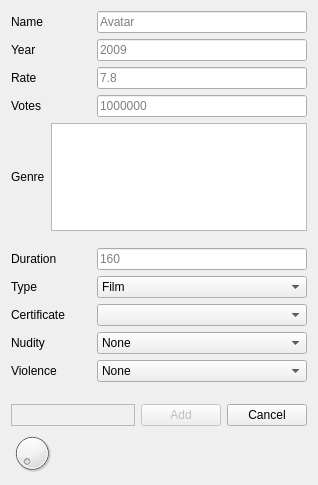
<?xml version="1.0" encoding="UTF-8"?>
<ui version="4.0">
 <class>AddFilmWidget</class>
 <widget class="QWidget" name="AddFilmWidget">
  <property name="geometry">
   <rect>
    <x>0</x>
    <y>0</y>
    <width>315</width>
    <height>485</height>
   </rect>
  </property>
  <property name="windowTitle">
   <string>Add film</string>
  </property>
  <layout class="QVBoxLayout" name="verticalLayout">
   <item>
    <layout class="QVBoxLayout" name="verticalLayout_2">
     <item>
      <layout class="QHBoxLayout" name="horizontalLayout_3">
       <property name="topMargin">
        <number>0</number>
       </property>
       <item>
        <widget class="QLabel" name="label_5">
         <property name="maximumSize">
          <size>
           <width>80</width>
           <height>16777215</height>
          </size>
         </property>
         <property name="text">
          <string>Name</string>
         </property>
        </widget>
       </item>
       <item>
        <widget class="QLineEdit" name="nameEdit">
         <property name="sizePolicy">
          <sizepolicy hsizetype="Preferred" vsizetype="Fixed">
           <horstretch>0</horstretch>
           <verstretch>0</verstretch>
          </sizepolicy>
         </property>
         <property name="text">
          <string/>
         </property>
         <property name="placeholderText">
          <string>Avatar</string>
         </property>
        </widget>
       </item>
      </layout>
     </item>
     <item>
      <layout class="QHBoxLayout" name="horizontalLayout_4">
       <property name="topMargin">
        <number>0</number>
       </property>
       <item>
        <widget class="QLabel" name="label_4">
         <property name="maximumSize">
          <size>
           <width>80</width>
           <height>16777215</height>
          </size>
         </property>
         <property name="text">
          <string>Year</string>
         </property>
        </widget>
       </item>
       <item>
        <widget class="QLineEdit" name="yearEdit">
         <property name="sizePolicy">
          <sizepolicy hsizetype="Preferred" vsizetype="Fixed">
           <horstretch>0</horstretch>
           <verstretch>0</verstretch>
          </sizepolicy>
         </property>
         <property name="placeholderText">
          <string>2009</string>
         </property>
        </widget>
       </item>
      </layout>
     </item>
     <item>
      <layout class="QHBoxLayout" name="horizontalLayout_5">
       <property name="topMargin">
        <number>0</number>
       </property>
       <item>
        <widget class="QLabel" name="label_3">
         <property name="maximumSize">
          <size>
           <width>80</width>
           <height>16777215</height>
          </size>
         </property>
         <property name="text">
          <string>Rate</string>
         </property>
        </widget>
       </item>
       <item>
        <widget class="QLineEdit" name="rateEdit">
         <property name="sizePolicy">
          <sizepolicy hsizetype="Preferred" vsizetype="Fixed">
           <horstretch>0</horstretch>
           <verstretch>0</verstretch>
          </sizepolicy>
         </property>
         <property name="placeholderText">
          <string>7.8</string>
         </property>
        </widget>
       </item>
      </layout>
     </item>
     <item>
      <layout class="QHBoxLayout" name="horizontalLayout_6">
       <property name="topMargin">
        <number>0</number>
       </property>
       <item>
        <widget class="QLabel" name="label_2">
         <property name="maximumSize">
          <size>
           <width>80</width>
           <height>16777215</height>
          </size>
         </property>
         <property name="text">
          <string>Votes</string>
         </property>
        </widget>
       </item>
       <item>
        <widget class="QLineEdit" name="votesEdit">
         <property name="sizePolicy">
          <sizepolicy hsizetype="Preferred" vsizetype="Fixed">
           <horstretch>0</horstretch>
           <verstretch>0</verstretch>
          </sizepolicy>
         </property>
         <property name="placeholderText">
          <string>1000000</string>
         </property>
        </widget>
       </item>
      </layout>
     </item>
     <item>
      <layout class="QHBoxLayout" name="horizontalLayout_7" stretch="2,5">
       <property name="sizeConstraint">
        <enum>QLayout::SetDefaultConstraint</enum>
       </property>
       <item>
        <widget class="QLabel" name="label_6">
         <property name="sizePolicy">
          <sizepolicy hsizetype="Preferred" vsizetype="Minimum">
           <horstretch>0</horstretch>
           <verstretch>0</verstretch>
          </sizepolicy>
         </property>
         <property name="maximumSize">
          <size>
           <width>80</width>
           <height>16777215</height>
          </size>
         </property>
         <property name="text">
          <string>Genre</string>
         </property>
        </widget>
       </item>
       <item>
        <widget class="QListWidget" name="genreListWidget">
         <property name="sizePolicy">
          <sizepolicy hsizetype="Minimum" vsizetype="Expanding">
           <horstretch>0</horstretch>
           <verstretch>0</verstretch>
          </sizepolicy>
         </property>
         <property name="maximumSize">
          <size>
           <width>1212412</width>
           <height>16777215</height>
          </size>
         </property>
         <property name="layoutMode">
          <enum>QListView::SinglePass</enum>
         </property>
         <property name="viewMode">
          <enum>QListView::ListMode</enum>
         </property>
         <property name="selectionRectVisible">
          <bool>true</bool>
         </property>
        </widget>
       </item>
      </layout>
     </item>
     <item>
      <layout class="QHBoxLayout" name="horizontalLayout_8">
       <property name="topMargin">
        <number>11</number>
       </property>
       <item>
        <widget class="QLabel" name="label_8">
         <property name="maximumSize">
          <size>
           <width>80</width>
           <height>16777215</height>
          </size>
         </property>
         <property name="text">
          <string>Duration</string>
         </property>
        </widget>
       </item>
       <item>
        <widget class="QLineEdit" name="durationEdit">
         <property name="sizePolicy">
          <sizepolicy hsizetype="Preferred" vsizetype="Fixed">
           <horstretch>0</horstretch>
           <verstretch>0</verstretch>
          </sizepolicy>
         </property>
         <property name="placeholderText">
          <string>160</string>
         </property>
        </widget>
       </item>
      </layout>
     </item>
     <item>
      <layout class="QHBoxLayout" name="horizontalLayout_10">
       <property name="topMargin">
        <number>0</number>
       </property>
       <item>
        <widget class="QLabel" name="label_10">
         <property name="maximumSize">
          <size>
           <width>80</width>
           <height>16777215</height>
          </size>
         </property>
         <property name="text">
          <string>Type</string>
         </property>
        </widget>
       </item>
       <item>
        <widget class="QComboBox" name="typeSelect">
         <property name="sizePolicy">
          <sizepolicy hsizetype="Preferred" vsizetype="Fixed">
           <horstretch>0</horstretch>
           <verstretch>0</verstretch>
          </sizepolicy>
         </property>
         <item>
          <property name="text">
           <string>Film</string>
          </property>
         </item>
         <item>
          <property name="text">
           <string>Series</string>
          </property>
         </item>
        </widget>
       </item>
      </layout>
     </item>
     <item>
      <layout class="QHBoxLayout" name="horizontalLayout_9">
       <property name="topMargin">
        <number>0</number>
       </property>
       <item>
        <widget class="QLabel" name="label_9">
         <property name="maximumSize">
          <size>
           <width>80</width>
           <height>16777215</height>
          </size>
         </property>
         <property name="text">
          <string>Certificate</string>
         </property>
        </widget>
       </item>
       <item>
        <widget class="QComboBox" name="certificateSelect">
         <property name="editable">
          <bool>false</bool>
         </property>
         <property name="currentText">
          <string/>
         </property>
         <property name="placeholderText">
          <string>Certificate</string>
         </property>
         <item>
          <property name="text">
           <string>TV-Y</string>
          </property>
         </item>
         <item>
          <property name="text">
           <string>TV-Y7</string>
          </property>
         </item>
         <item>
          <property name="text">
           <string>G</string>
          </property>
         </item>
         <item>
          <property name="text">
           <string>PG</string>
          </property>
         </item>
         <item>
          <property name="text">
           <string>TV-PG</string>
          </property>
         </item>
         <item>
          <property name="text">
           <string>PG-13</string>
          </property>
         </item>
         <item>
          <property name="text">
           <string>TV-14</string>
          </property>
         </item>
         <item>
          <property name="text">
           <string>TV-MA</string>
          </property>
         </item>
         <item>
          <property name="text">
           <string>NC-17</string>
          </property>
         </item>
         <item>
          <property name="text">
           <string>Unknown</string>
          </property>
         </item>
        </widget>
       </item>
      </layout>
     </item>
     <item>
      <layout class="QHBoxLayout" name="horizontalLayout_11">
       <property name="topMargin">
        <number>0</number>
       </property>
       <item>
        <widget class="QLabel" name="label_7">
         <property name="maximumSize">
          <size>
           <width>80</width>
           <height>16777215</height>
          </size>
         </property>
         <property name="text">
          <string>Nudity</string>
         </property>
        </widget>
       </item>
       <item>
        <widget class="QComboBox" name="nuditySelect">
         <item>
          <property name="text">
           <string>None</string>
          </property>
         </item>
         <item>
          <property name="text">
           <string>Mild</string>
          </property>
         </item>
         <item>
          <property name="text">
           <string>Moderate</string>
          </property>
         </item>
         <item>
          <property name="text">
           <string>Severe</string>
          </property>
         </item>
         <item>
          <property name="text">
           <string>Unknown</string>
          </property>
         </item>
        </widget>
       </item>
      </layout>
     </item>
     <item>
      <layout class="QHBoxLayout" name="horizontalLayout_12">
       <property name="topMargin">
        <number>0</number>
       </property>
       <item>
        <widget class="QLabel" name="label">
         <property name="sizePolicy">
          <sizepolicy hsizetype="Fixed" vsizetype="Preferred">
           <horstretch>0</horstretch>
           <verstretch>0</verstretch>
          </sizepolicy>
         </property>
         <property name="maximumSize">
          <size>
           <width>80</width>
           <height>16777215</height>
          </size>
         </property>
         <property name="text">
          <string>Violence</string>
         </property>
        </widget>
       </item>
       <item>
        <widget class="QComboBox" name="violenceSelect">
         <item>
          <property name="text">
           <string>None</string>
          </property>
         </item>
         <item>
          <property name="text">
           <string>Mild</string>
          </property>
         </item>
         <item>
          <property name="text">
           <string>Moderate</string>
          </property>
         </item>
         <item>
          <property name="text">
           <string>Severe</string>
          </property>
         </item>
         <item>
          <property name="text">
           <string>Unknown</string>
          </property>
         </item>
        </widget>
       </item>
      </layout>
     </item>
    </layout>
   </item>
   <item>
    <layout class="QHBoxLayout" name="horizontalLayout" stretch="2,1,1">
     <property name="topMargin">
      <number>16</number>
     </property>
     <property name="rightMargin">
      <number>0</number>
     </property>
     <item>
      <widget class="QFrame" name="frame">
       <property name="frameShape">
        <enum>QFrame::StyledPanel</enum>
       </property>
       <property name="frameShadow">
        <enum>QFrame::Raised</enum>
       </property>
      </widget>
     </item>
     <item>
      <widget class="QPushButton" name="addButton">
       <property name="enabled">
        <bool>false</bool>
       </property>
       <property name="text">
        <string>Add</string>
       </property>
      </widget>
     </item>
     <item>
      <widget class="QPushButton" name="cancelButton">
       <property name="text">
        <string>Cancel</string>
       </property>
      </widget>
     </item>
    </layout>
   </item>
   <item>
    <widget class="QDial" name="dial">
     <property name="minimumSize">
      <size>
       <width>42</width>
       <height>42</height>
      </size>
     </property>
     <property name="maximumSize">
      <size>
       <width>42</width>
       <height>42</height>
      </size>
     </property>
    </widget>
   </item>
  </layout>
 </widget>
 <resources/>
 <connections/>
</ui>
